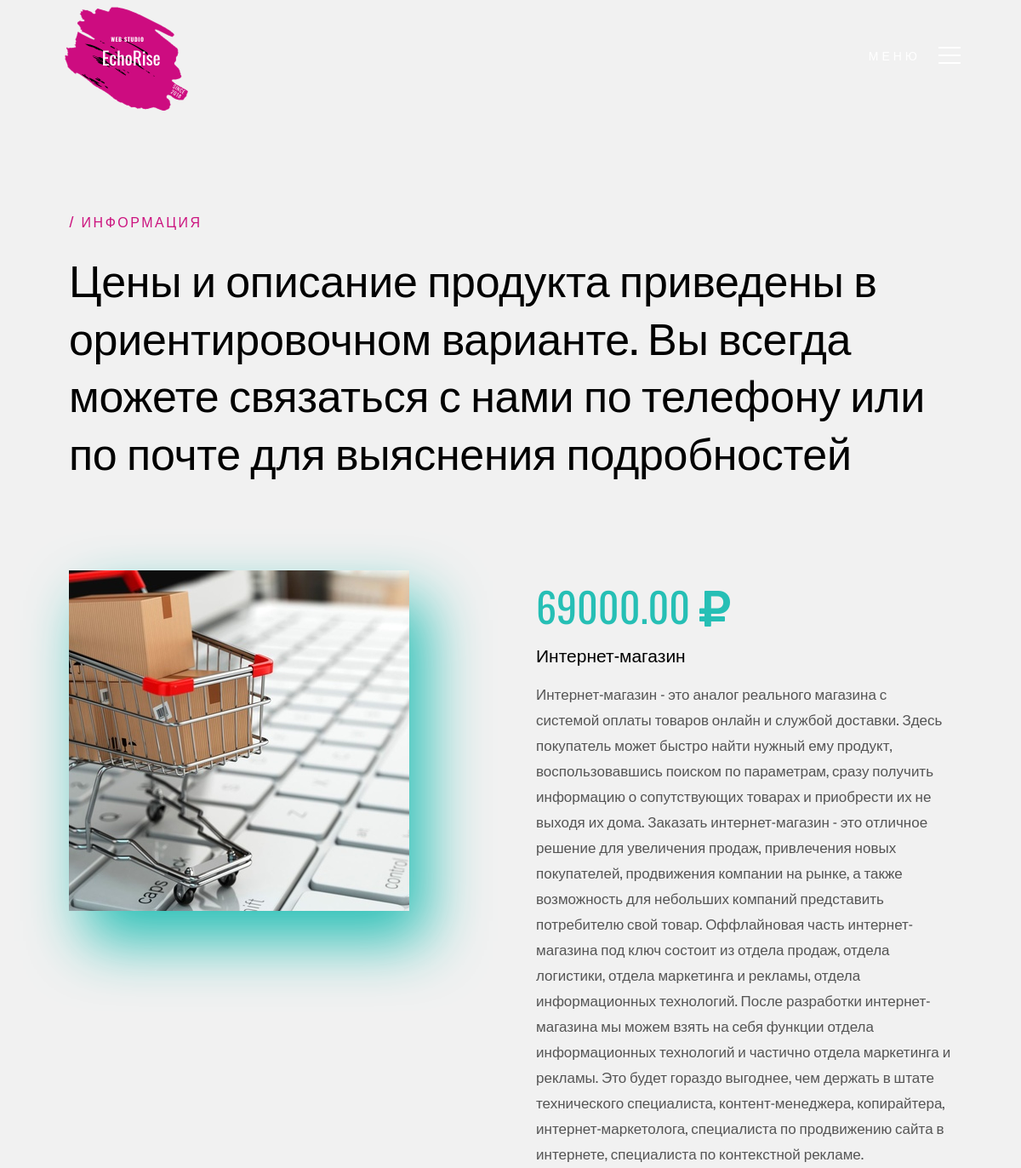
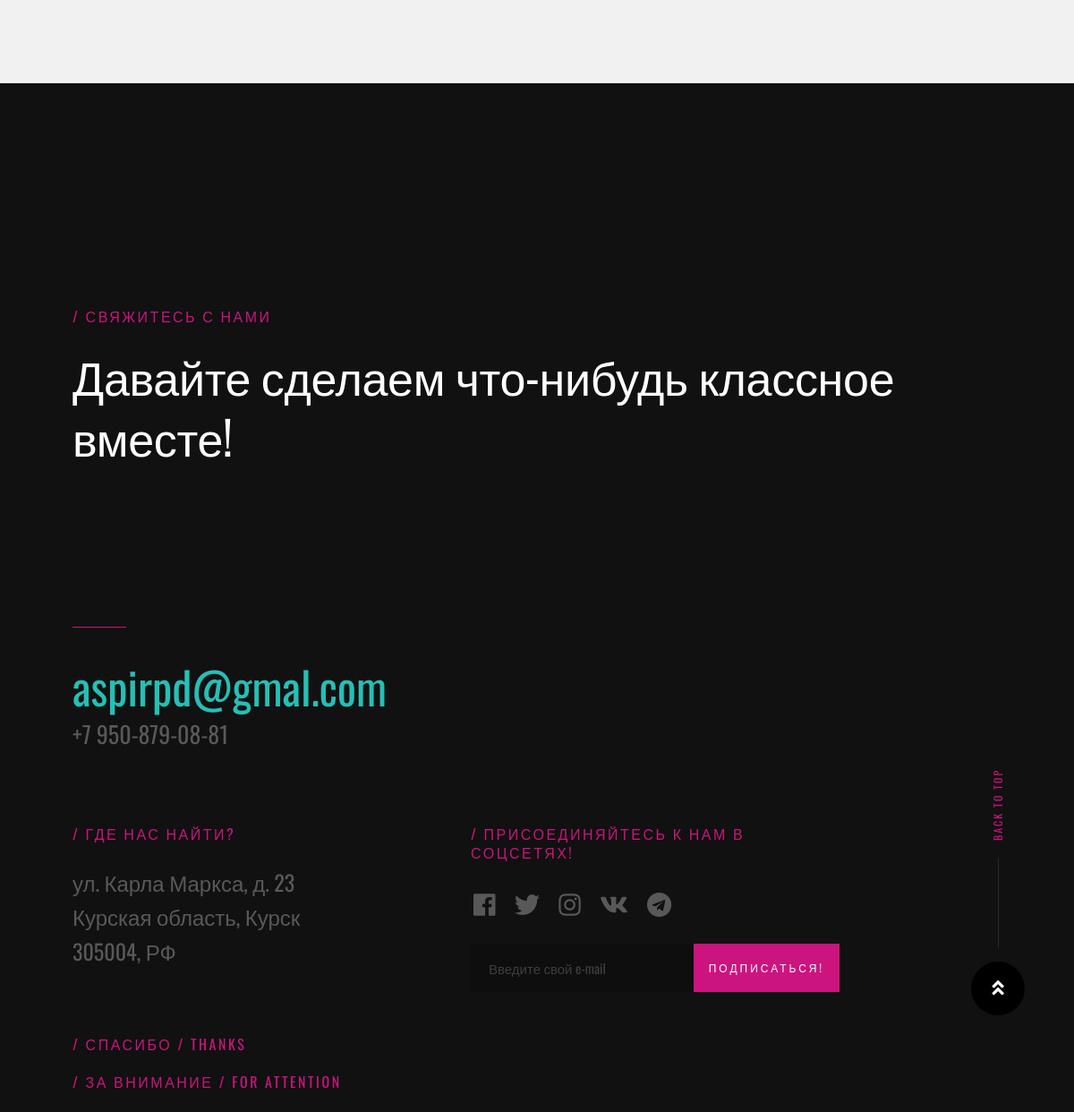
Page /products_1/ on the committed database (2 pictures, top to bottom).
### products/models.py (models this page shows, shortened)
class ProductImage(models.Model):
    Product = models.ForeignKey(Product, blank=True, null=True, default=None, on_delete=models.CASCADE)
    image = models.ImageField(upload_to='products_images/')
    is_main = models.BooleanField(default=False)
    is_active = models.BooleanField(default=True)
    created = models.DateTimeField(default=timezone.now)
    updated = models.DateTimeField(default=timezone.now)
    class Meta:
        verbose_name = 'Фотография товара'
        verbose_name_plural = 'Фотографии товаров'

class Product(models.Model):
    name = models.CharField(max_length=128, blank=True, null=True, default=True)
    price = models.DecimalField(max_digits=10, decimal_places=2, default=True)
    discount = models.DecimalField(max_digits=10, decimal_places=2, default=True)
    category = models.ForeignKey(ProductCategory, blank=True, null=True, default=True, on_delete=models.CASCADE)
    short_description = models.TextField(max_length=50, blank=True, null=True, default=None,)
    description = models.TextField(blank=True, null=True, default=None)
    is_active = models.BooleanField(default=True)
    created = models.DateTimeField(default=timezone.now)
    updated = models.DateTimeField(default=timezone.now)
    class Meta:
        verbose_name = 'Товар'
        verbose_name_plural = 'Товары'

### products/views.py (the view)
# urls.py: url(r'^products_(?P<product_id>\w+)/$', views.product, name='product'),
def product(request, product_id):
    products = Product.objects.get(id=product_id)
    session_key = request.session.session_key
    if not session_key:
        request.session.cycle_key()
    print(request.session.session_key)
    return render(request, 'products/product.html', locals())

### templates/products/product.html (shortened to what this page needs)
{% extends 'base.html' %}
{% load static %}
{% block content %}
<section id='about' class="s-c_products light-gray">
    <div class="row_b section-header" data-aos="fade-up">
        <div class="col-full">
            <h3 class="subhead">Информация</h3>
            <h1 class="display-1">Цены и описание продукта приведены в ориентировочном варианте. Вы всегда можете связаться с нами по телефону или по почте для выяснения подробностей</h1>
        </div>
    </div>
    <div class="row_b c_products-list block-1-2 block-m-1-2 block-tab-full">
        <div class="col-block c_products-item " data-aos="fade-up">
            <div class="c_products-text">
                {% for image_item in products.productimage_set.all %}
                    <img class="tablet float" src="{{ image_item.image.url }}"/>
                {% endfor %}
            </div>
        </div>
        <div class="col-block c_products-item" data-aos="fade-up">
            <div class="c_products-icon  c_products-icon--illustration">
                {{ products.price }} <i class="fas fa-ruble-sign"></i>
            </div>
            <div class="c_products-text">
                <h3 class="h4">{{ products.name }}</h3>
                <p>{{ products.description }}</p>
            </div>
        </div>
    </div>
</section>
{% endblock %}

### templates/base.html (shortened to what this page needs)
{% load static %}
<!DOCTYPE html>
<html lang="en">
<head>
    <link rel="stylesheet" href="../static/css/base.css">
    <link rel="stylesheet" href="../static/css/fonts.css">
    <link rel="stylesheet" href="../static/css/main.css">
    <link rel="stylesheet" href="../static/css/vendor.css">
    <link rel="stylesheet" href="../static/css/micons/micons.css">
    <link rel="stylesheet" href="../static/css/font-awesome/css/fontawesome-all.css">
    <link rel="stylesheet" href="https://use.fontawesome.com/releases/v5.1.0/css/all.css">
    <link rel="stylesheet" href="https://cdnjs.cloudflare.com/ajax/libs/simple-line-icons/2.4.1/css/simple-line-icons.css">
    <link rel="stylesheet" href="https://use.fontawesome.com/releases/v5.0.13/css/all.css">
</head>
<body id="top">
            {% include 'navbar.html' %}
            {% block content %}
            {% endblock content %}
            {% include 'footer.html' %}
</body>
</html>

### templates/navbar.html (shortened to what this page needs)
<header class="s-header">
    <div class="header-logo">
        <a class="site-logo" href="{% url 'home' %}">
            <img src="../static/images/logo.png" alt="Homepage">
        </a>
    </div>
    <a class="header-menu-toggle" href="#0">
        <span class="header-menu-icon"></span>
    </a>
</header>

### templates/footer.html (shortened to what this page needs)
<section id="contact" class="s-contact">
    <div class="row_b section-header" data-aos="fade-up">
        <div class="col-full">
            <h3 class="subhead subhead--light">Свяжитесь с нами</h3>
            <h1 class="display-1 display-1--light">Давайте сделаем что-нибудь классное вместе!</h1>
        </div>
    </div>
    <div class="row_b">
        <div class="col-full contact-main" data-aos="fade-up">
            <p>
            <a href="mailto:aspirpd@gmal.com" class="contact-email">aspirpd@gmal.com</a>
            <span class="contact-number">+7 950-879-08-81</span>
            </p>
        </div>
    </div>
    <div class="row_b">
        <div class="col-five tab-full contact-secondary" data-aos="fade-up">
            <h3 class="subhead subhead--light">Где нас найти?</h3>
            <p class="contact-address">
                ул. Карла Маркса, д. 23<br>
                Курская область, Курск<br>
                305004, РФ
            </p>
        </div>
        <div class="col-five tab-full contact-secondary" data-aos="fade-up">
            <h3 class="subhead subhead--light">Присоединяйтесь к нам в соцсетях!</h3>
            <ul class="contact-social">
                <li>
                    <a href="#0"><i class="fab fa-facebook"></i></a>
                </li>
                <li>
                    <a href="#0"><i class="fab fa-twitter"></i></a>
                </li>
                <li>
                    <a href="#0"><i class="fab fa-instagram"></i></a>
                </li>
                <li>
                    <a href="#0"><i class="fab fa-vk"></i></a>
                </li>
                <li>
                    <a href="#0"><i class="fab fa-telegram"></i></a>
                </li>
            </ul>
            <div class="contact-subscribe">
                <form id="mc-form" class="group mc-form" novalidate="true">{% csrf_token %}
                    <input type="email" value="{{ request.POST.email }}" name="{{ form.email.name}}" class="email" id="mc-email" placeholder="Введите свой e-mail" required="">
                    <input type="submit" name="subscribe" value="Подписаться!">
                </form>
            </div>
        </div>
    </div>
    <div class="cl-go-top">
        <a class="js-scroll-trigger float" title="Back to Top" href="#top"><i class="fas fa-angle-double-up" aria-hidden="true"></i></a>
    </div>
    <div class="row_b">
        <div class="col-five tab-full contact-secondary" data-aos="fade-up">
            <h3 class="subhead subhead--light">Спасибо / Thanks</h3>
            <h3 class="subhead subhead--light">за внимание / for attention</h3>
        </div>
    </div>
</section>

### static/static_dev/css/base.css (style rules this page uses)
html { font-family: sans-serif; line-height: 1.15; -ms-text-size-adjust: 100%; -webkit-text-size-adjust: 100%; }
body { margin: 0; }
article, aside, footer, header, nav, section { display: block; }
h1 { font-size: 2em; margin: 0.67em 0; }
a { background-color: transparent; -webkit-text-decoration-skip: objects; }
img { border-style: none; }
button, input, optgroup, select, textarea { font-family: sans-serif; font-size: 100%; line-height: 1.15; margin: 0; }
button, input { overflow: visible; }
button, html [type="button"], [type="reset"], [type="submit"] { -webkit-appearance: button; }
html { font-size: 62.5%; box-sizing: border-box; }
*, *::before, *::after { box-sizing: inherit; }
body { font-weight: normal; line-height: 1; word-wrap: break-word; text-rendering: optimizeLegibility; -webkit-overflow-scrolling: touch; -webkit-text-size-adjust: none; }
body, input, button { -moz-osx-font-smoothing: grayscale; -webkit-font-smoothing: antialiased; }
img, video { max-width: 100%; height: auto; }
div, dl, dt, dd, ul, ol, li, h1, h2, h3, h4, h5, h6, pre, form, p, blockquote, th, td { margin: 0; padding: 0; }
h1, h2, h3, h4, h5, h6 { -webkit-font-smoothing: auto; -webkit-font-smoothing: antialiased; -webkit-font-variant-ligatures: common-ligatures; -moz-font-variant-ligatures: common-ligatures; font-variant-ligatures: common-ligatures; text-rendering: optimizeLegibility; }
em, i { font-style: italic; line-height: inherit; }
ol, ul { list-style: none; }
li { display: block; }
a { text-decoration: none; line-height: inherit; }
a img { border: none; }
input[type="email"], input[type="number"], input[type="search"], input[type="text"], input[type="tel"], input[type="url"], input[type="password"], textarea { -webkit-appearance: none; -moz-appearance: none; -ms-appearance: none; -o-appearance: none; appearance: none; }
.row_b { width: 89%; max-width: 1200px; margin: 0 auto; }
.row_b:after { content: ""; display: table; clear: both; }
[class*="col"] { float: left; padding: 0 20px; }
.col-five { width: 41.66667%; }
.col-twelve, .col-full { width: 100%; }
@media only screen and (max-width: 1200px) { [class*="col"] { padding: 0 15px; } }
[class*="block-"]:after { content: ""; display: table; clear: both; }
.block-1-2 .col-block { width: 50%; }
.block-1-6 .col-block:nth-child(6n+1), .block-1-5 .col-block:nth-child(5n+1), .block-1-4 .col-block:nth-child(4n+1), .block-1-3 .col-block:nth-child(3n+1), .block-1-2 .col-block:nth-child(2n+1) { clear: both; }
@media only screen and (max-width: 1200px) { .block-m-1-2 .col-block { width: 50%; } }
@media only screen and (max-width: 1200px) { [class*="block-m-"] .col-block:nth-child(n) { clear: none; } }
@media only screen and (max-width: 1200px) { .block-m-1-6 .col-block:nth-child(6n+1), .block-m-1-5 .col-block:nth-child(5n+1), .block-m-1-4 .col-block:nth-child(4n+1), .block-m-1-3 .col-block:nth-child(3n+1), .block-m-1-2 .col-block:nth-child(2n+1) { clear: both; } }
.group:after { content: ""; display: table; clear: both; }

### rows in the picture
ProductImage: image (picture)
Product: price "69000.00", name "Интернет-магазин", description "Интернет-магазин - это аналог реального магазина с системой оплаты товаров онлайн и службой доставки. Здесь покупатель может быстро найти нужный ему продукт, воспользовавшись поиском по параметрам, сразу получить информацию о сопутствующих товарах и приобрести их не выходя их дома. Заказать интернет-магазин - это отличное решение для увеличения продаж, привлечения новых покупателей, продвижения компании на рынке, а также возможность для небольших компаний представить потребителю свой товар. Оффлайновая часть интернет-магазина под ключ состоит из отдела продаж, отдела логистики, отдела маркетинга и рекламы, отдела информационных технологий. После разработки интернет-магазина мы можем взять…"
